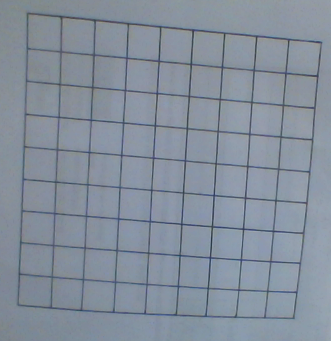
#> input picture sudoku_grid3.png, 331 x 341 px
$ python remove_lines2.py
#> lines starting #> are read from the running program, lines starting #| are printed output that depends on the picture; after the words box and inside, x2 and y2 are one past the last pixel; in counts of white or black regions, pixels touching at a corner belong together
import cv2
import numpy as np

# img = cv2.imread('sudoku.png')
img = cv2.imread("sudoku_grid3.png")
#> img is the input picture: shape (341, 331, 3); mean B, G, R 155.7, 142.7, 132.5

img1 = img
gray = cv2.cvtColor(img1, cv2.COLOR_BGR2GRAY)
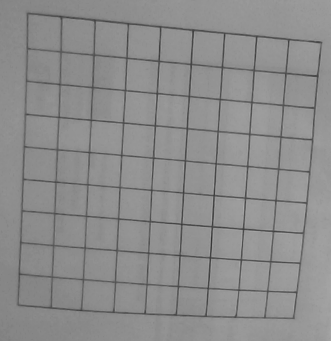
#> gray: shape (341, 331); min 51, max 173, mean 141.2
ret, im_th = cv2.threshold(gray, 120, 255, cv2.THRESH_BINARY)
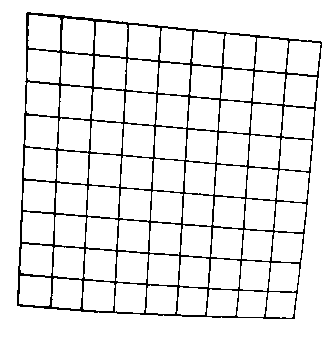
#> im_th: shape (341, 331); 91.5% white; black in thin lines or dots, all inside (x1, y1, x2, y2) = (17, 12, 322, 319)

edges = cv2.Canny(im_th, 1, 1, apertureSize = 3)
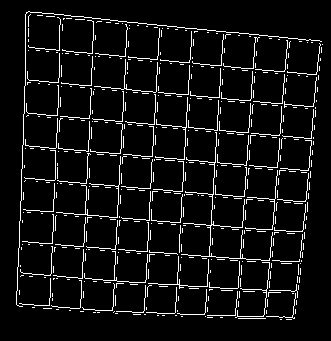
#> edges: shape (341, 331); 6.8% white in thin lines or dots, all inside (x1, y1, x2, y2) = (16, 11, 323, 320)
# ret, im_th = cv2.threshold(gray, 120, 255, cv2.THRESH_BINARY)

cv2.imshow("title2", im_th)
cv2.waitKey()

shape = gray.shape
#> shape = (341, 331)
lines = cv2.HoughLines(edges,1,np.pi/180,200)
#> lines = [[160, 0.0524], [128, 0.0524], [110, 1.66], [257, 0.0698]]
print(lines)
#| [[[1.6000000e+02 5.2359879e-02]]
#|  [[1.2800000e+02 5.2359879e-02]]
#|  [[1.1000000e+02 1.6580628e+00]]
#|  [[2.5700000e+02 6.9813170e-02]]]
for line in lines:
	for rho,theta in line:
	    a = np.cos(theta)
	    b = np.sin(theta)
	    x0 = a*rho
	    y0 = b*rho
	    x1 = int(x0 + (shape[0])*(-b))
	    y1 = int(y0 + (shape[1])*(a))
	    x2 = int(x0 - (shape[0])*(-b))
	    y2 = int(y0 - (shape[1])*(a))
	    # print(x1, y1, x2, y2)

	    cv2.line(img1,(x1,y1),(x2,y2),(255,0,255),7) # 2 points ,color, thikness
#> this loop made 4 passes
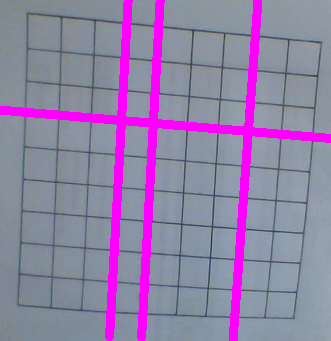
#> img1: shape (341, 331, 3); 10.59% of pixels changed, all inside (x1, y1, x2, y2) = (0, 0, 331, 341)

# [7 lines of commented-out code are left out]
cv2.imshow("title", img1)
cv2.waitKey()
